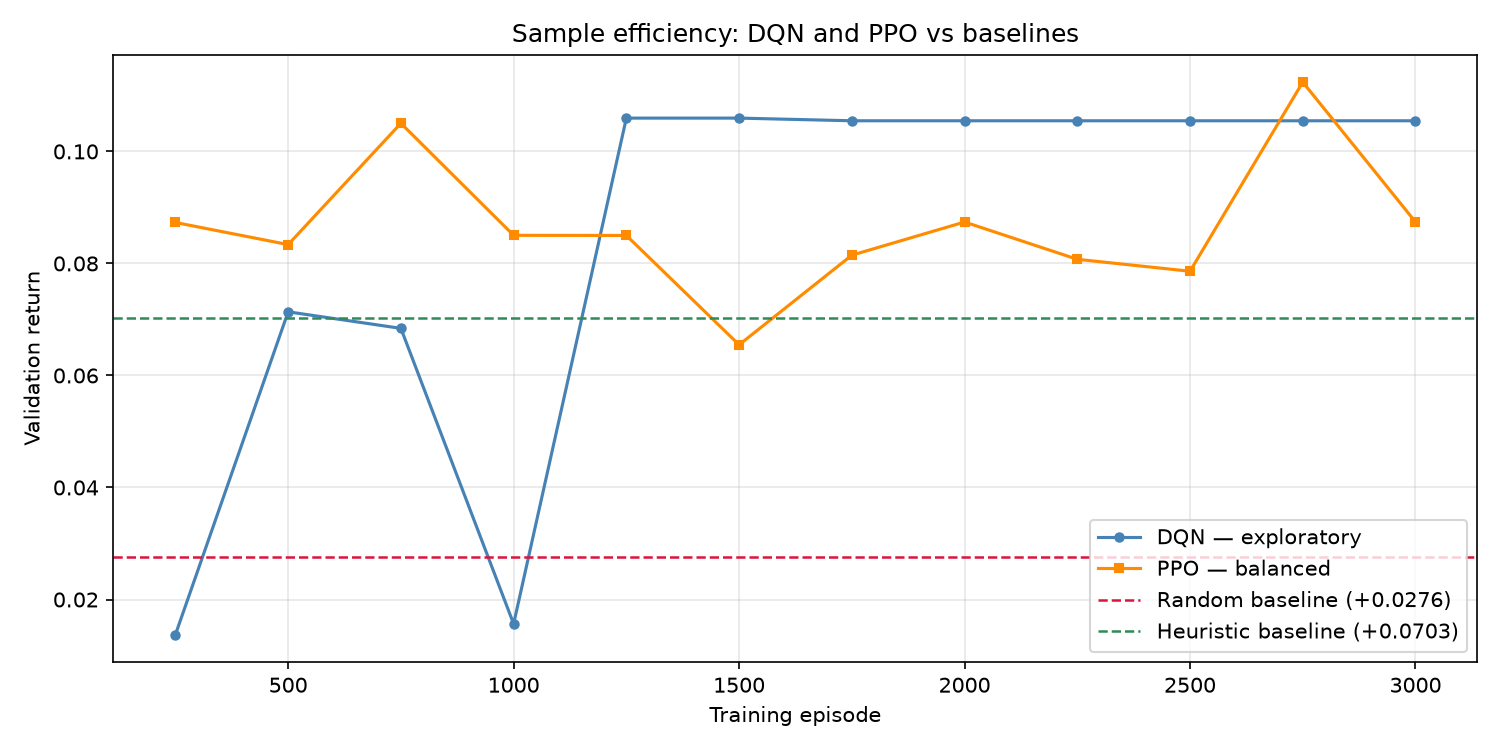

This figure's Python source:
"""Evaluate baselines on the validation split and plot DQN/PPO learning curves."""

from __future__ import annotations

import argparse
import csv
import io
import random
import sys
from contextlib import redirect_stdout
from pathlib import Path
from typing import Any, Callable

import matplotlib
matplotlib.use("Agg")
import matplotlib.pyplot as plt
import numpy as np
import pandas as pd

PROJECT_ROOT = Path(__file__).resolve().parents[3]
W3_ROOT = PROJECT_ROOT / "workshops" / "w3"
for _p in (
    str(W3_ROOT),
    str(W3_ROOT / "environment"),
    str(W3_ROOT / "baselines"),
):
    if _p not in sys.path:
        sys.path.insert(0, _p)

from environment.env import KKBoxRetentionEnv
from retention_heuristic_policy import RetentionHeuristicPolicy

VALIDATION_SEED            = 0
EVAL_EPISODES              = 100
TRAINING_CUSTOMER_FRACTION = 0.80

CSV_DIR      = W3_ROOT / "runs" / "csv"
BASELINE_CSV = CSV_DIR / "baselines_validation.csv"
RUNS_DIR     = W3_ROOT / "runs"


# ---------------------------------------------------------------------------
# Utilities
# ---------------------------------------------------------------------------

def _seed_all(seed: int) -> None:
    random.seed(seed)
    np.random.seed(seed)


def _quiet(fn: Any, *args: Any, **kwargs: Any) -> Any:
    with redirect_stdout(io.StringIO()):
        return fn(*args, **kwargs)


def _create_validation_env(seed: int) -> KKBoxRetentionEnv:
    """Reproduce the 80/20 train/val split from train_dqn and return the val env."""
    training_env = KKBoxRetentionEnv()
    validation_env = KKBoxRetentionEnv()
    pool = list(training_env.customer_selector._pool)
    if len(pool) < 2:
        training_env.close()
        validation_env.close()
        raise ValueError("Not enough customers for a train/validation split.")
    rng = random.Random(seed)
    rng.shuffle(pool)
    split = int(len(pool) * TRAINING_CUSTOMER_FRACTION)
    split = min(max(split, 1), len(pool) - 1)
    training_env.customer_selector._pool = pool[:split]
    validation_env.customer_selector._pool = pool[split:]
    training_env.close()
    return validation_env


# ---------------------------------------------------------------------------
# Baseline evaluation
# ---------------------------------------------------------------------------

ActionFn = Callable[[np.ndarray, list[int], KKBoxRetentionEnv], int]


def _evaluate(
    action_fn: ActionFn,
    env: KKBoxRetentionEnv,
    episodes: int,
    seed: int,
) -> dict[str, float]:
    """Run action_fn for N episodes; return mean and std return."""
    _seed_all(seed)
    returns: list[float] = []
    for ep in range(episodes):
        state, _ = _quiet(env.reset, seed=seed + ep)
        episode_return = 0.0
        terminated = truncated = False
        while not (terminated or truncated):
            if env.customer_data is None:
                raise RuntimeError("env.customer_data is None after reset.")
            valid_actions = env.get_valid_actions()
            action = action_fn(state, valid_actions, env)
            state, reward, terminated, truncated, _ = _quiet(env.step, action)
            episode_return += float(reward)
        returns.append(episode_return)
    arr = np.asarray(returns)
    return {"mean_return": float(arr.mean()), "std_return": float(arr.std())}


def evaluate_baselines(seed: int = 42) -> dict[str, dict[str, float]]:
    """Evaluate Random and Heuristic baselines on the validation split."""
    print(f"Building validation env (seed={seed})...")
    env = _create_validation_env(seed)
    print(f"  Validation pool size: {len(env.customer_selector._pool)}")

    heuristic = RetentionHeuristicPolicy()
    rng = np.random.default_rng(VALIDATION_SEED)

    def random_fn(obs: np.ndarray, va: list[int], e: KKBoxRetentionEnv) -> int:
        return int(rng.choice(va))

    def heuristic_fn(obs: np.ndarray, va: list[int], e: KKBoxRetentionEnv) -> int:
        return heuristic.select_action(va, e.customer_data, e.action_manager, turn=e.turn)

    results: dict[str, dict[str, float]] = {}
    for name, fn in (("Random", random_fn), ("Heuristic", heuristic_fn)):
        print(f"Evaluating {name} ({EVAL_EPISODES} episodes, seed={VALIDATION_SEED})...")
        stats = _evaluate(fn, env, EVAL_EPISODES, VALIDATION_SEED)
        results[name] = stats
        print(f"  mean_return={stats['mean_return']:+.4f}  std={stats['std_return']:.4f}")

    env.close()

    CSV_DIR.mkdir(parents=True, exist_ok=True)
    with open(BASELINE_CSV, "w", newline="") as f:
        writer = csv.writer(f)
        writer.writerow(["policy", "mean_return", "std_return"])
        for name, stats in results.items():
            writer.writerow([name, f"{stats['mean_return']:.6f}", f"{stats['std_return']:.6f}"])
    print(f"Saved: {BASELINE_CSV}")
    return results


# ---------------------------------------------------------------------------
# Learning curve plot
# ---------------------------------------------------------------------------

def plot_learning_curves(dqn_config: str, ppo_config: str) -> None:
    """Plot validation returns for DQN and PPO with baseline reference lines."""
    dqn_df = pd.read_csv(CSV_DIR / f"dqn_{dqn_config}.csv")
    ppo_df = pd.read_csv(CSV_DIR / f"ppo_{ppo_config}.csv")

    dqn_val = dqn_df.dropna(subset=["validation_return"])
    ppo_val = ppo_df.dropna(subset=["validation_return"])

    if not BASELINE_CSV.exists():
        raise FileNotFoundError(
            f"Baseline CSV not found at {BASELINE_CSV}. "
            "Run without --skip-baselines first."
        )
    bl = pd.read_csv(BASELINE_CSV)
    baselines = dict(zip(bl["policy"], bl["mean_return"].astype(float)))

    fig, ax = plt.subplots(figsize=(10, 5))

    ax.plot(
        dqn_val["episode"], dqn_val["validation_return"],
        color="steelblue", marker="o", markersize=4, linewidth=1.5,
        label=f"DQN — {dqn_config}",
    )
    ax.plot(
        ppo_val["episode"], ppo_val["validation_return"],
        color="darkorange", marker="s", markersize=4, linewidth=1.5,
        label=f"PPO — {ppo_config}",
    )

    palette = {"Heuristic": "seagreen", "Random": "crimson"}
    for policy, mean_ret in baselines.items():
        ax.axhline(
            mean_ret, linestyle="--", linewidth=1.2,
            color=palette.get(policy, "gray"),
            label=f"{policy} baseline ({mean_ret:+.4f})",
        )

    ax.set_xlabel("Training episode")
    ax.set_ylabel("Validation return")
    ax.set_title("Sample efficiency: DQN and PPO vs baselines")
    ax.legend()
    ax.grid(alpha=0.3)
    fig.tight_layout()

    out = RUNS_DIR / "learning_curves.png"
    fig.savefig(out, dpi=150)
    plt.close(fig)
    print(f"Saved: {out}")


# ---------------------------------------------------------------------------
# Entry point
# ---------------------------------------------------------------------------

def main() -> None:
    parser = argparse.ArgumentParser(
        description=(
            "Evaluate baselines on the validation split and plot learning curves."
        )
    )
    parser.add_argument(
        "--dqn-config", default="exploratory",
        help="DQN configuration name matching runs/csv/dqn_<name>.csv (default: exploratory).",
    )
    parser.add_argument(
        "--ppo-config", default="balanced",
        help="PPO configuration name matching runs/csv/ppo_<name>.csv (default: balanced).",
    )
    parser.add_argument(
        "--seed", type=int, default=42,
        help="Seed used to recreate the train/validation split (default: 42).",
    )
    parser.add_argument(
        "--skip-baselines", action="store_true",
        help="Skip baseline evaluation and use existing baselines_validation.csv.",
    )
    args = parser.parse_args()

    if args.skip_baselines:
        if not BASELINE_CSV.exists():
            raise FileNotFoundError(
                f"--skip-baselines given but {BASELINE_CSV} does not exist."
            )
        print(f"Using existing baselines: {BASELINE_CSV}")
    else:
        evaluate_baselines(seed=args.seed)

    plot_learning_curves(args.dqn_config, args.ppo_config)


if __name__ == "__main__":
    main()
